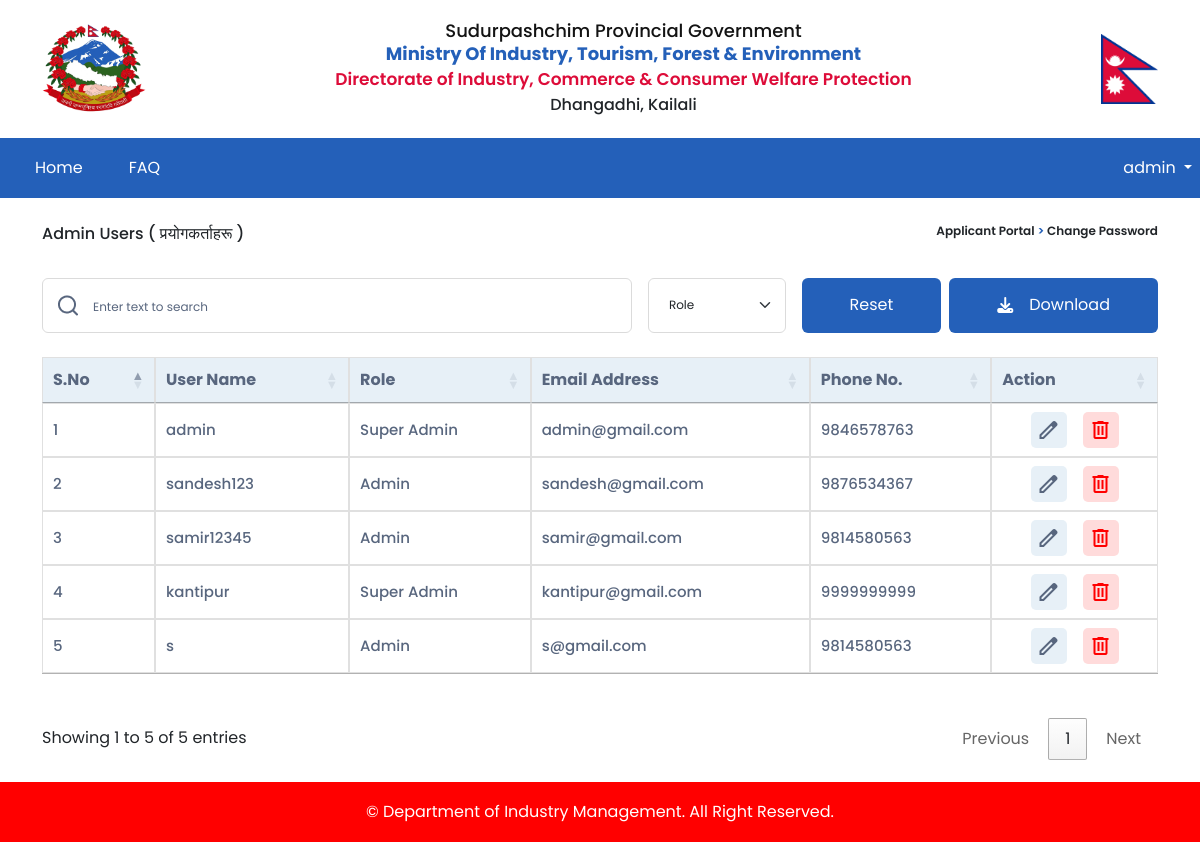
Page /user/list/ (signed in) on the earlier database version.
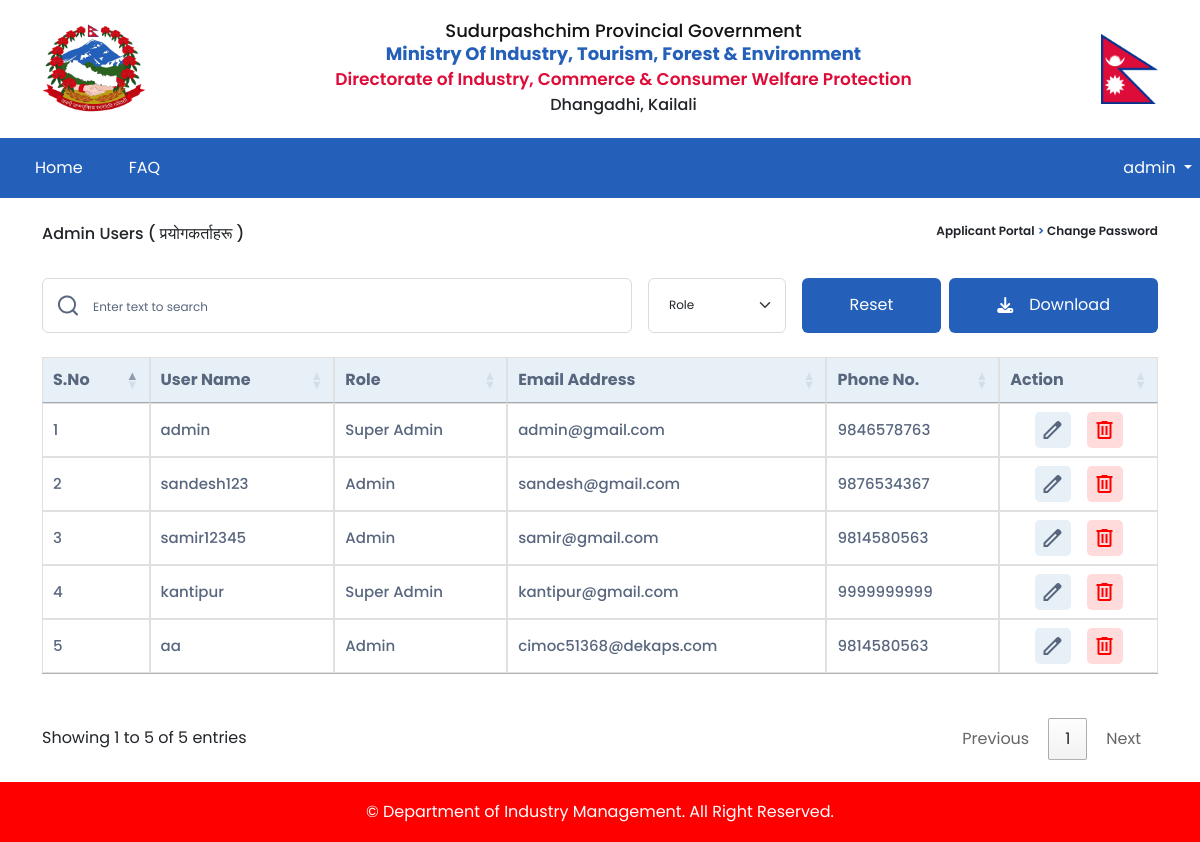
Same page on the later database version.
### accounts/models.py (models this page shows)
class CustomUser(AbstractUser):
    email = models.EmailField(unique=True)
    username = models.CharField(max_length=100, unique=True)
    fullname = models.CharField(max_length=100)
    phone_no = models.CharField(max_length=15)
    SA = 1
    A = 2
    ROLE_CHOICES = (
        (SA, 'Super Admin'),
        (A,'Admin'),
    )
    role = models.PositiveSmallIntegerField(choices=ROLE_CHOICES, blank=True, null=True)
    USERNAME_FIELD = 'email'
    REQUIRED_FIELDS = ['username']
    def getRoleName(self):
        if self.role==1:
            return 'Super Admin'
        elif self.role==2:
            return 'Admin'
        else:
            return 'None'

### fdip/decorators.py (the view)
    def wrap(request, *args, **kwargs):
        if request.user.is_authenticated and request.user.role == 1:
            return view_func(request, *args, **kwargs)
        else:
            return redirect('home')

### accounts/views.py (called while the page is built)
@superadmin_required
def view_users(request):
    data = {
        'users' : CustomUser.objects.all(),
    }
    return render(request, 'account/viewadminuser.html', data)

### templates/account/viewadminuser.html (shortened to what this page needs)
{% extends "layout/base.html" %}
{% load static %}
{% block container %}
    <div class="container main-sec">
        <div class="cng-pw-title d-flex justify-content-between mt-4">
            <p>Admin Users<span>
                ( प्रयोगकर्ताहरू )</span>
            </p>
            <div class="kit-text-navigation">
                <p>Applicant Portal
                    <span> > </span> Change Password
                </p>
            </div>
        </div>
        <div class="table-top-bar d-flex ">
            <div class="kit-input-icon" style="width:600px">
                <img src="{% static '/image/search.png' %}" alt="">
                <input type="text" class="form-control kit-form-control kit-form-location"  placeholder="Enter text to search"
                    id="usersearch">
            </div>
            <div class="kit-input-icon industry-search">
                <select class="form-select kit-form-control" aria-label="Default select example" id="role">
                    <option value="all" selected disabled>Role</option>
                </select>
            </div>
            <div class="kit-input-icon ">
                <button class="kit-form-button m-0 me-2 px-5" id="userreset">Reset</button>
                <div class="dropdown">
                    <button class="kit-form-button m-0 px-5" type="button" data-bs-toggle="dropdown" aria-expanded="false" style="display: flex;
                    justify-content: center;
                    align-items: center;">
                        <i class="fa-solid fa-download me-3"></i> Download
                    </button>
                </div>
            </div>
        </div>
        <div class="row mbl-tbl mb-4">
            <table class="report-view-table" id="userTable">
                <thead>
                <tr>
                    <th>S.no</th>
                    <th>User name</th>
                    <th>Role</th>
                    <th>Email address</th>
                    <th>Phone no.</th>
                    <th>Action</th>
                </tr>
                </thead>
                <tbody>
                {% for i in users %}
                <tr>
                    <td>{{forloop.counter}}</td>
                    <td>{{i.username}}</td>
                    <td>{{i.getRoleName}}</td>
                    <td>{{i.email}}</td>
                    <td>{{i.phone_no}}</td>
                    <td>
                        <div class="d-flex kit-action-com">
                            <div class="action-btn-pen">
                                <a href="{% url 'user-create' id=i.id %}" class="kit-card-link">
                                    <button>
                                        <span class="material-symbols-outlined">
                                            </span>
                                    </button>
                                </a>
                            </div>
                            <div class="action-btn-dlt">
                                <a href="{% url 'user-delete' user_id=i.id %}" onclick="return confirmDelete()" class="kit-card-link">
                                    <button>
                                        <span class="material-symbols-outlined">
                                            </span>
                                    </button>
                                </a>
                            </div>
                        </div>
                    </td>
                </tr>
                {% endfor %}
                </tbody>
            </table>
        </div>
    </div>
{% endblock %}
{% block customjs %}
<link rel="stylesheet" href="https://cdn.datatables.net/1.13.4/css/jquery.dataTables.css" /><script src="https://cdn.datatables.net/1.13.4/js/jquery.dataTables.js"></script>
{% endblock %}

### templates/layout/base.html (shortened to what this page needs)
{% load static %}
<!doctype html>
<html lang="en">
  <head>
    <link rel="stylesheet" href="https://cdnjs.cloudflare.com/ajax/libs/font-awesome/6.4.0/css/all.min.css"
 />
    <link href="https://cdn.jsdelivr.net/npm/bootstrap@5.3.0-alpha3/dist/css/bootstrap.min.css" rel="stylesheet">
    <link rel="stylesheet" href="{% static '/style/style.css' %}">
</head>
  <body>
    <header>
      <div class="container">
          <div class="row">
              <div class="mainheader-top">
                  <img class="GON-logo" src="{% static '/image/nepal-govt.png' %}" alt="">
                  <div class="mainheader-top-text">
                      <h3>Sudurpashchim Provincial Government</h3>
                      <h3><span>Ministry of Industry, Tourism, Forest & Environment</span></h3>
                      <h4>Directorate of Industry, Commerce & Consumer Welfare Protection</h4>
                      <p>Dhangadhi, Kailali</p>
                  </div>
                  <img class="flag" src="{% static '/image/Flag_of_Nepal.svg.png' %}" alt="">
              </div>
          </div>
      </div>
      <div class="" style="background-color: #2460B9">
        <nav class="navbar navbar-expand-lg navbar-dark mainheader-nav m-auto" style="max-width:1320px">
            <div class="container-fluid">
                <div class="collapse navbar-collapse" id="navbarSupportedContent">
                    <ul class="navbar-nav me-auto main-ul mb-2 mb-lg-0">
                        <li class="nav-item active">
                            <a class="nav-link" aria-current="page" href="{% url 'home' %}">Home</a>
                        </li>
                        <li class="nav-item">
                            <a class="nav-link" aria-current="page" href="{% url 'faq-display' %}">FAQ</a>
                        </li>
                    </ul>
                </div>
            </div>
            {% if user.is_authenticated %}
            <div class="dropdown me-2">
                <p class=" dropdown-toggle m-0 text-white" type="button" data-bs-toggle="dropdown"
                    aria-expanded="false">
                    {{request.user.username}}
                </p>
                {% endif %}
            </div>
        </nav>
    </div>
    </header>
    {% block container %}
    {% endblock %}
    <footer>
        <p>© Department of Industry Management. All Right Reserved.</p>
    </footer>
    {% block customjs %}
    {% endblock %}
</body>
</html>

### static/style/style.css (style rules this page uses)
body { font-family: Poppins; }
.kit-card-link { text-decoration: none; color: #000000; }
.kit-text-navigation { font-weight: 600; font-size: 12px; line-height: 18px; }
.kit-text-navigation span { color: #2460B9; }
.kit-form-control { height: 55px; border: 1px solid #DBDBDB; border-radius: 6px; padding: 0 40px 0 20px; }
.kit-form-control::placeholder { color: #58667E; font-size: 12px; }
.kit-input-icon { display: flex; align-items: center; }
.kit-input-icon img { position: absolute; margin: 0 0 0 15px; }
.kit-form-location { padding: 0 50px; }
.kit-form-button { width: 100%; height: 55px; margin-top: 29px; border-radius: 6px; background: #2460B9; color: #ffffff; border: none; transition: 0.1s all ease-in-out; }
a { text-decoration: none; }
.mainheader-top { display: flex; justify-content: space-between; margin: 1rem 0; align-items: center; }
.mainheader-top .GON-logo { width: 104px; height: max-content; }
.mainheader-top .flag { width: 57px; height: max-content; }
.mainheader-top-text { text-align: center; }
.mainheader-top-text h4 { color: #dd0c39; font-size: clamp(14px, 3vw, 17px); font-weight: 600; line-height: 25.5px; margin-bottom: 0px; }
.mainheader-top-text h3 { font-family: Poppins; font-size: clamp(16px, 3vw, 18px); font-weight: 500; line-height: 19px; letter-spacing: 0em; text-align: center; color: #131313; text-transform: capitalize; margin-bottom: 4px; }
.mainheader-top-text h3 span { font-weight: 700; color: #2460b9; margin-bottom: 4px; }
.mainheader-top-text p { font-family: Poppins; font-size: 16px; font-weight: 500; text-transform: capitalize; margin: 0; }
.mainheader-nav { position: relative; padding: 0; margin: 0; display: flex; justify-content: space-between; align-items: center; height: 60px; }
.navbar>.container-fluid { max-width: max-content; margin: 0; height: 100%; }
.navbar>.container-fluid>.navbar-collapse { height: 100%; }
.navbar>.container-fluid ul { height: 100%; display: flex; align-items: center; }
.navbar>.container-fluid ul .nav-item { height: 100%; display: flex; align-items: center; padding: 0 15px; }
.main-sec { min-height: 70vh; }
.cng-pw-title { font-weight: 500; font-family: poppins; }
.table-sec table, th, td { border: 1px solid rgb(224, 224, 224); border-collapse: collapse; padding: .7em; }
.kit-action-com { justify-content: center; gap: 1rem; }
.kit-action-com .action-btn-pen button { background-color: #E7F0F7; color: #58667E; border-radius: 5px; font-size: 1.25rem; border: transparent; aspect-ratio: 1/1; display: flex; justify-content: center; align-items: center; }
.kit-action-com .action-btn-dlt button { background-color: #FFDBDB; border: transparent; border-radius: 5px; color: red; font-size: 1.25rem; aspect-ratio: 1/1; display: flex; justify-content: center; align-items: center; }
.report-view-table th { background-color: #E7F0F7; text-align: center; color: #58667E; text-transform: capitalize; font-family: Poppins; font-weight: 600; }
.report-view-table td { color: #58667E; }
.table-top-bar { justify-content: space-between; gap: 1rem; margin-top: 1rem; margin-bottom: 1.5rem; }
.table-top-bar .kit-input-icon { flex-grow: 1; }
footer { height: 60px; display: flex; justify-content: center; align-items: center; background-color: red; text-align: center; color: white; font-size: 1rem; padding: 10px; }
footer p { display: grid; height: 100%; align-items: center; text-align: center; margin-bottom: 0; }
#userTable, #userTable_length, #userTable_filter { margin-bottom: 40px; }
.industry-search .form-select { font-size: 12px; }
.nav-link { color: rgba(255,255,255,1)!important; }
.report-view-table tbody tr { line-height: 2; }
.report-view-table tbody tr td { line-height: 2; font-weight: 500; font-size: 15px; }

Differences in the rows shown:
removed CustomUser: username "s", getRoleName "Admin", email "s@gmail.com", phone_no "9814580563"
added CustomUser: username "aa", getRoleName "Admin", email "cimoc51368@dekaps.com", phone_no "9814580563"
